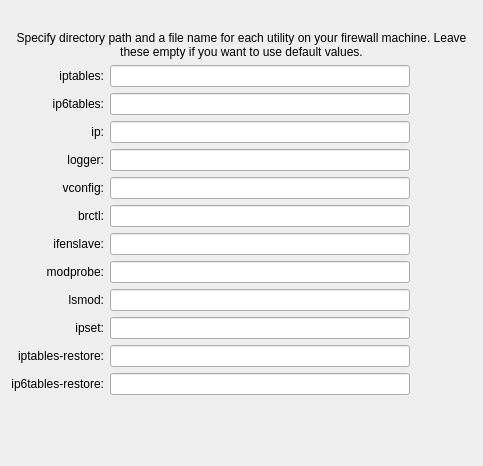
     <widget class="QWidget" name="tab2">
      <attribute name="title">
       <string>Path</string>
      </attribute>
      <layout class="QGridLayout" name="linux24Advanced_gridLayout_1">
       <item row="0" column="1">
        <spacer>
         <property name="orientation">
          <enum>Qt::Orientation::Vertical</enum>
         </property>
         <property name="sizeType">
          <enum>QSizePolicy::Policy::Fixed</enum>
         </property>
         <property name="sizeHint" stdset="0">
          <size>
           <width>20</width>
           <height>20</height>
          </size>
         </property>
        </spacer>
       </item>
       <item row="1" column="0" colspan="4">
        <widget class="QLabel" name="label456">
         <property name="text">
          <string>Specify directory path and a file name for each utility on your firewall machine. Leave these empty if you want to use default values.</string>
         </property>
         <property name="alignment">
          <set>Qt::AlignmentFlag::AlignCenter</set>
         </property>
         <property name="wordWrap">
          <bool>true</bool>
         </property>
        </widget>
       </item>
       <item row="2" column="0">
        <widget class="QLabel" name="label453">
         <property name="text">
          <string>iptables:</string>
         </property>
         <property name="alignment">
          <set>Qt::AlignmentFlag::AlignRight|Qt::AlignmentFlag::AlignTrailing|Qt::AlignmentFlag::AlignVCenter</set>
         </property>
         <property name="wordWrap">
          <bool>false</bool>
         </property>
        </widget>
       </item>
       <item row="2" column="1" colspan="2">
        <widget class="QLineEdit" name="linux24_path_iptables">
         <property name="minimumSize">
          <size>
           <width>300</width>
           <height>0</height>
          </size>
         </property>
        </widget>
       </item>
       <item row="3" column="0">
        <widget class="QLabel" name="label">
         <property name="layoutDirection">
          <enum>Qt::LayoutDirection::LeftToRight</enum>
         </property>
         <property name="text">
          <string>ip6tables:</string>
         </property>
         <property name="alignment">
          <set>Qt::AlignmentFlag::AlignRight|Qt::AlignmentFlag::AlignTrailing|Qt::AlignmentFlag::AlignVCenter</set>
         </property>
        </widget>
       </item>
       <item row="3" column="1" colspan="2">
        <widget class="QLineEdit" name="linux24_path_ip6tables"/>
       </item>
       <item row="4" column="0">
        <widget class="QLabel" name="label454">
         <property name="text">
          <string>ip:</string>
         </property>
         <property name="alignment">
          <set>Qt::AlignmentFlag::AlignRight|Qt::AlignmentFlag::AlignTrailing|Qt::AlignmentFlag::AlignVCenter</set>
         </property>
         <property name="wordWrap">
          <bool>false</bool>
         </property>
        </widget>
       </item>
       <item row="4" column="1" colspan="2">
        <widget class="QLineEdit" name="linux24_path_ip"/>
       </item>
       <item row="5" column="0">
        <widget class="QLabel" name="label455_2">
         <property name="text">
          <string>logger:</string>
         </property>
         <property name="alignment">
          <set>Qt::AlignmentFlag::AlignRight|Qt::AlignmentFlag::AlignTrailing|Qt::AlignmentFlag::AlignVCenter</set>
         </property>
         <property name="wordWrap">
          <bool>false</bool>
         </property>
        </widget>
       </item>
       <item row="5" column="1" colspan="2">
        <widget class="QLineEdit" name="linux24_path_logger"/>
       </item>
       <item row="6" column="0">
        <widget class="QLabel" name="label455_3">
         <property name="text">
          <string>vconfig:</string>
         </property>
         <property name="alignment">
          <set>Qt::AlignmentFlag::AlignRight|Qt::AlignmentFlag::AlignTrailing|Qt::AlignmentFlag::AlignVCenter</set>
         </property>
         <property name="wordWrap">
          <bool>false</bool>
         </property>
        </widget>
       </item>
       <item row="6" column="1" colspan="2">
        <widget class="QLineEdit" name="linux24_path_vconfig"/>
       </item>
       <item row="7" column="0">
        <widget class="QLabel" name="label455_4">
         <property name="text">
          <string>brctl:</string>
         </property>
         <property name="alignment">
          <set>Qt::AlignmentFlag::AlignRight|Qt::AlignmentFlag::AlignTrailing|Qt::AlignmentFlag::AlignVCenter</set>
         </property>
         <property name="wordWrap">
          <bool>false</bool>
         </property>
        </widget>
       </item>
       <item row="7" column="1" colspan="2">
        <widget class="QLineEdit" name="linux24_path_brctl"/>
       </item>
       <item row="8" column="0">
        <widget class="QLabel" name="label455">
         <property name="text">
          <string>ifenslave:</string>
         </property>
         <property name="alignment">
          <set>Qt::AlignmentFlag::AlignRight|Qt::AlignmentFlag::AlignTrailing|Qt::AlignmentFlag::AlignVCenter</set>
         </property>
         <property name="wordWrap">
          <bool>false</bool>
         </property>
        </widget>
       </item>
       <item row="8" column="1" colspan="2">
        <widget class="QLineEdit" name="linux24_path_ifenslave"/>
       </item>
       <item row="9" column="0">
        <widget class="QLabel" name="label458">
         <property name="text">
          <string>modprobe:</string>
         </property>
         <property name="alignment">
          <set>Qt::AlignmentFlag::AlignRight|Qt::AlignmentFlag::AlignTrailing|Qt::AlignmentFlag::AlignVCenter</set>
         </property>
         <property name="wordWrap">
          <bool>false</bool>
         </property>
        </widget>
       </item>
       <item row="9" column="1" colspan="2">
        <widget class="QLineEdit" name="linux24_path_modprobe"/>
       </item>
       <item row="10" column="0">
        <widget class="QLabel" name="label459">
         <property name="text">
          <string>lsmod:</string>
         </property>
         <property name="alignment">
          <set>Qt::AlignmentFlag::AlignRight|Qt::AlignmentFlag::AlignTrailing|Qt::AlignmentFlag::AlignVCenter</set>
         </property>
         <property name="wordWrap">
          <bool>false</bool>
         </property>
        </widget>
       </item>
       <item row="10" column="1" colspan="2">
        <widget class="QLineEdit" name="linux24_path_lsmod"/>
       </item>
       <item row="11" column="0">
        <widget class="QLabel" name="label_8">
         <property name="text">
          <string>ipset:</string>
         </property>
         <property name="alignment">
          <set>Qt::AlignmentFlag::AlignRight|Qt::AlignmentFlag::AlignTrailing|Qt::AlignmentFlag::AlignVCenter</set>
         </property>
        </widget>
       </item>
       <item row="11" column="1" colspan="2">
        <widget class="QLineEdit" name="linux24_path_ipset"/>
       </item>
       <item row="12" column="0">
        <widget class="QLabel" name="label453_2">
         <property name="text">
          <string>iptables-restore:</string>
         </property>
         <property name="alignment">
          <set>Qt::AlignmentFlag::AlignRight|Qt::AlignmentFlag::AlignTrailing|Qt::AlignmentFlag::AlignVCenter</set>
         </property>
         <property name="wordWrap">
          <bool>false</bool>
         </property>
        </widget>
       </item>
       <item row="12" column="1" colspan="2">
        <widget class="QLineEdit" name="linux24_path_iptables_restore"/>
       </item>
       <item row="13" column="0">
        <widget class="QLabel" name="label_2">
         <property name="layoutDirection">
          <enum>Qt::LayoutDirection::LeftToRight</enum>
         </property>
         <property name="text">
          <string>ip6tables-restore:</string>
         </property>
         <property name="alignment">
          <set>Qt::AlignmentFlag::AlignRight|Qt::AlignmentFlag::AlignTrailing|Qt::AlignmentFlag::AlignVCenter</set>
         </property>
        </widget>
       </item>
       <item row="13" column="1" colspan="2">
        <widget class="QLineEdit" name="linux24_path_ip6tables_restore"/>
       </item>
       <item row="14" column="2">
        <spacer>
         <property name="orientation">
          <enum>Qt::Orientation::Vertical</enum>
         </property>
         <property name="sizeType">
          <enum>QSizePolicy::Policy::Expanding</enum>
         </property>
         <property name="sizeHint" stdset="0">
          <size>
           <width>20</width>
           <height>60</height>
          </size>
         </property>
        </spacer>
       </item>
      </layout>
     </widget>
